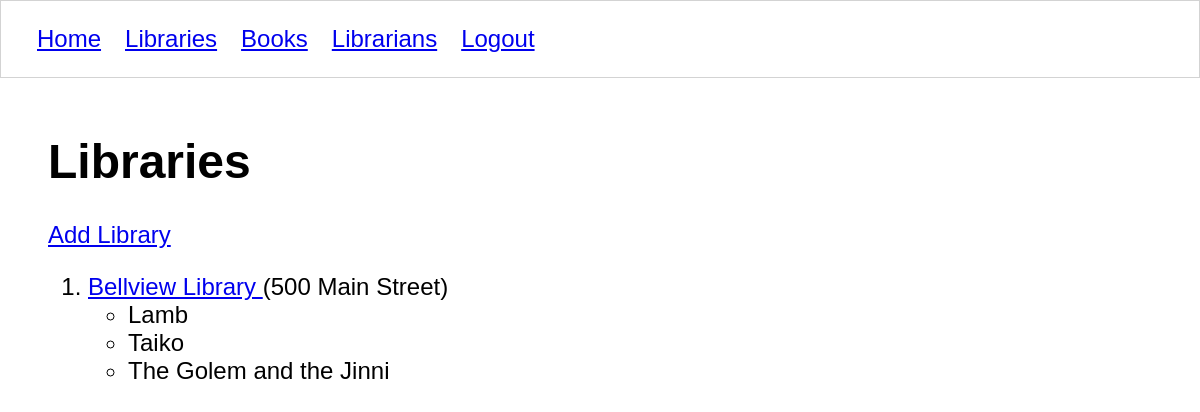
The app's page /libraries/ (signed in), older data.
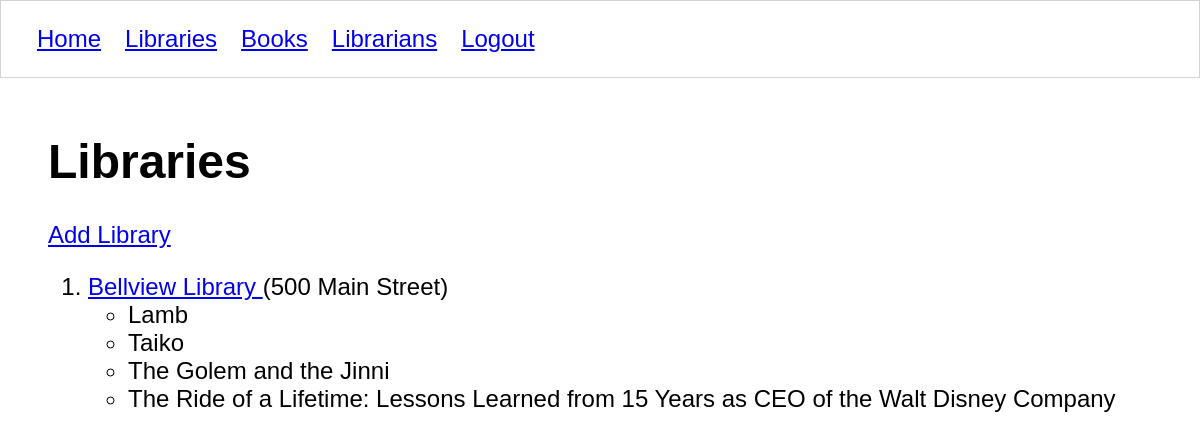
The same page, newer data.
### libraryapp/models/library.py (models this page shows, shortened)
class Library(models.Model):
    title = models.CharField(max_length=50)
    address = models.CharField(max_length=50)
    class Meta:
        verbose_name = ("library")
        verbose_name_plural = ("libraries")

### libraryapp/models/book.py (models this page shows, shortened)
class Book(models.Model):
    title = models.CharField(max_length=50)
    isbn = models.CharField(max_length=50)
    author = models.CharField(max_length=50)
    year_published = models.IntegerField()
    location = models.ForeignKey(Library, on_delete=models.CASCADE)
    librarian = models.ForeignKey(Librarian, on_delete=models.CASCADE)
    class Meta:
        verbose_name = ("books")
        verbose_name_plural = ("books")

### libraryapp/views/libraries/list.py (the view)
# urls.py: path('libraries/', list_libraries, name='libraries'),
@login_required
def list_libraries(request):
    if request.method == 'GET':
        with sqlite3.connect(Connection.db_path) as conn:
            conn.row_factory = create_library
            db_cursor = conn.cursor()
            db_cursor.execute("""
            SELECT
                li.id,
                li.title,
                li.address,
                b.id book_id,
                b.title book_title,
                b.author,
                b.year_published,
                b.isbn
            FROM libraryapp_library li
            JOIN libraryapp_book b ON li.id = b.location_id
            """)
            libraries = db_cursor.fetchall()
        library_groups = {}
        for (library, book) in libraries:
            if library.id not in library_groups:
                library_groups[library.id] = library
                library_groups[library.id].books.append(book)
            else:
                library_groups[library.id].books.append(book)
    template_name = 'libraries/list.html'
    context = {
        'all_libraries': library_groups.values()
    }
    return render(request, template_name, context)

### libraryapp/views/libraries/list.py (called while the page is built)
def create_library(cursor, row):
    _row = sqlite3.Row(cursor, row)
    library = Library()
    library.id = _row["id"]
    library.title = _row["title"]
    library.address = _row["address"]
    library.books = []
    book = Book()
    book.id = _row["book_id"]
    book.title = _row["book_title"]
    book.author = _row["author"]
    book.isbn = _row["isbn"]
    book.year_published = _row["year_published"]
    return (library, book,)

### libraryapp/templates/libraries/list.html
{% extends 'shared/base.html' %} {% block content %}
<h1>Libraries</h1>
<a href="{% url 'libraryapp:library_form' %}">Add Library</a>
<ol>
  {% for library in all_libraries %}
  <li>
    <a href="{% url 'libraryapp:library' library.id %}">
      {{ library.title }}
    </a>
    ({{ library.address }})
    <ul>
      {% for book in library.books %}
      <li>{{ book.title }}</li>
      {% endfor %}
    </ul>
  </li>
  {% endfor %}
</ol>
{% endblock %}

Row changes from the older to the newer data that the page shows:
added Book: title "The Ride of a Lifetime: Lessons Learned from 15 Years as CEO of the Walt Disney Company"
